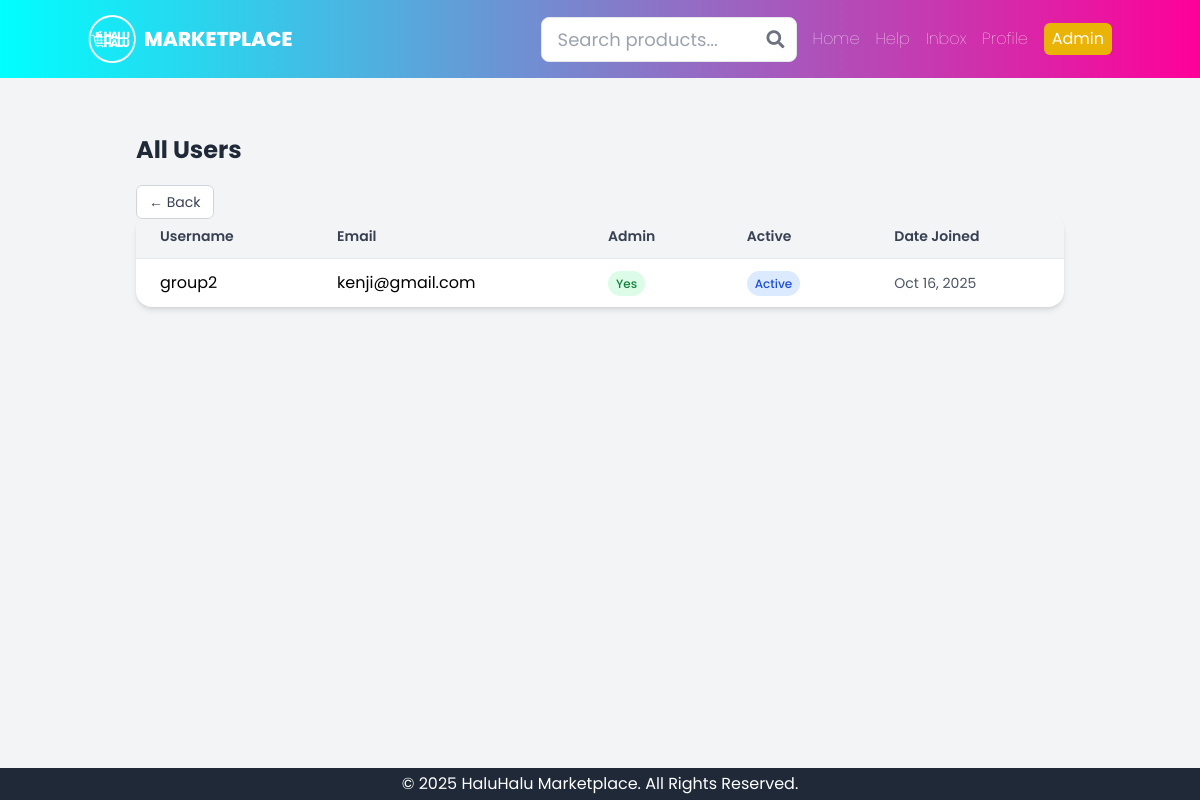
Page /staff/users/ (signed in) on the committed database.
### core/models.py (models this page shows, shortened)
class CustomUser(AbstractUser):
    profile_pic = models.ImageField(upload_to='profile_pics/', null=True, blank=True)

### core/views.py (the view)
# urls.py: path("staff/users/", views.user, name="user"),
@staff_member_required
def user(request):
    users = CustomUser.objects.all()
    return render(request, "admin/user.html", {"users": users})

### core/templates/admin/user.html (shortened to what this page needs)
{% extends "base.html" %}
{% block content %}
<div class="p-6">
    <h1 class="text-2xl font-bold text-gray-800 mb-6">All Users</h1>
    <a href="{% url 'staff_dashboard' %}"
       class="text-sm px-3 py-1.5 rounded-md border border-gray-300 text-gray-700 bg-white hover:bg-gray-100 transition">
        ← Back
    </a>
    <div class="bg-white shadow-md rounded-2xl overflow-hidden">
        <table class="w-full text-left border-collapse">
            <thead>
                <tr class="bg-gray-100 text-gray-700">
                    <th class="px-6 py-3 text-sm font-semibold">Username</th>
                    <th class="px-6 py-3 text-sm font-semibold">Email</th>
                    <th class="px-6 py-3 text-sm font-semibold">Admin</th>
                    <th class="px-6 py-3 text-sm font-semibold">Active</th>
                    <th class="px-6 py-3 text-sm font-semibold">Date Joined</th>
                </tr>
            </thead>
            <tbody>
                {% for user in users %}
                <tr class="border-t hover:bg-gray-50">
                    <td class="px-6 py-3">{{ user.username }}</td>
                    <td class="px-6 py-3">{{ user.email }}</td>
                    <td class="px-6 py-3">
                        {% if user.is_staff %}
                            <span class="px-2 py-1 text-xs font-medium bg-green-100 text-green-700 rounded-full">Yes</span>
                        {% else %}
                            <span class="px-2 py-1 text-xs font-medium bg-red-100 text-red-700 rounded-full">No</span>
                        {% endif %}
                    </td>
                    <td class="px-6 py-3">
                        {% if user.is_active %}
                            <span class="px-2 py-1 text-xs font-medium bg-blue-100 text-blue-700 rounded-full">Active</span>
                        {% else %}
                            <span class="px-2 py-1 text-xs font-medium bg-gray-200 text-gray-600 rounded-full">Inactive</span>
                        {% endif %}
                    </td>
                    <td class="px-6 py-3 text-sm text-gray-600">
                        {{ user.date_joined|date:"M d, Y" }}
                    </td>
                </tr>
                {% empty %}
                <tr>
                    <td colspan="5" class="px-6 py-4 text-center text-gray-500">
                        No users found.
                    </td>
                </tr>
                {% endfor %}
            </tbody>
        </table>
    </div>
</div>
{% endblock %}

### core/templates/base.html (style rules this page uses)
body { font-family: 'Poppins', sans-serif; }

### rows in the picture
CustomUser: username "group2", email "kenji@gmail.com", is_staff "Yes", is_active "Active", date_joined "Oct 16, 2025"
